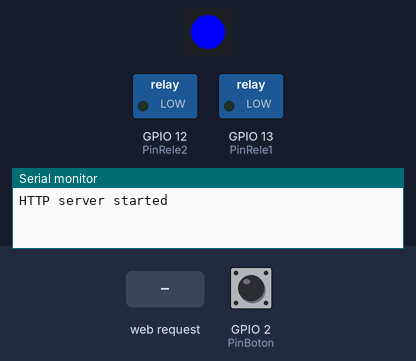
The sketch below on a simulated ESP8266 (NodeMCU). On the bench: 1 RGB LEDs in strip order, left to right, switched loads named in the sketch (green lamp = pin HIGH), the last lines printed to the serial monitor. Inputs (shaded band) come from the test bench; at power-on: GPIO 2 (PinBoton) HIGH.

Above: at 1.4 s.
1.5 s: GPIO 2 (PinBoton) pulled LOW for 3.2 s
At 5.9 s:
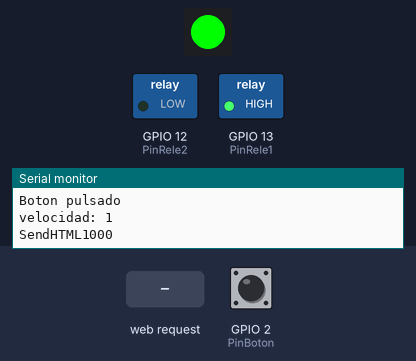
7.0 s: HTTP request GET /rel3on received
At 8.1 s:
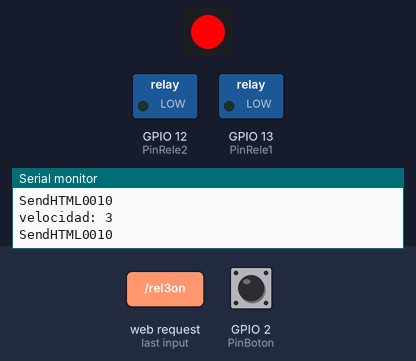
8.5 s: HTTP request GET /rel1on received
At 9.3 s:
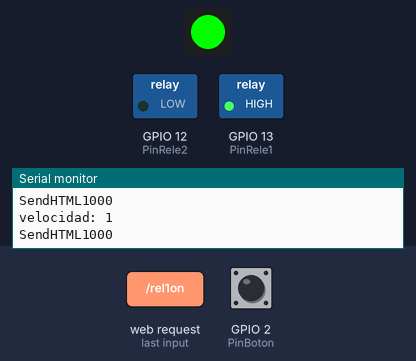
10.0 s: HTTP request GET /rel2on received
At 10.5 s:
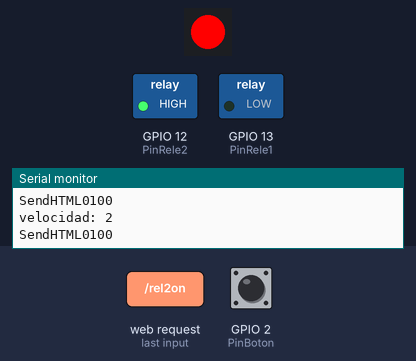
Timing chart, 0 to 12.5 s (numbered marks = the images above; inputs shaded):
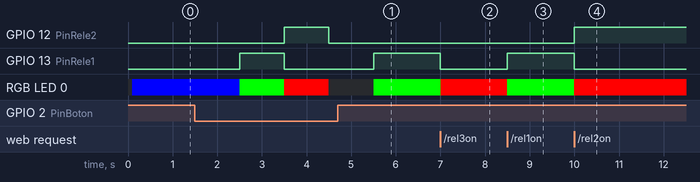

The sketch:

removir.ino
```cpp
#include <Adafruit_NeoPixel.h>
#include <ESP8266WiFi.h>
#include <ESP8266WebServer.h>
#include "settings.h"

/* IP direcciones */
IPAddress local_ip(192,168,1,1);
IPAddress gateway(192,168,1,1);
IPAddress subnet(255,255,255,0);

ESP8266WebServer server(80);

/* variables */
int period = 10000;
int time_now = 0;
boolean BotonPulsado = 0;
int velocidad = 0;
int pvelocidad = 0;
bool REL1status = LOW;
bool REL2status = LOW;
bool REL3status = LOW;
bool REL4status = LOW;

/* Configuración led NEOPIXEL */
Adafruit_NeoPixel pixels_STRIP_1  = Adafruit_NeoPixel(NUMPIXELS_STRIP_1, PIN_STRIP_1, NEO_GRB + NEO_KHZ800);

void setup() {
  Serial.begin(115200);

  /* Activación de la wifi */
  WiFi.softAP(ssid, password);
  WiFi.softAPConfig(local_ip, gateway, subnet);
  delay(100);

  server.on("/", handle_OnConnect);
  server.on("/rel1on", handle_rel1on);
  server.on("/rel1off", handle_rel1off);
  server.on("/rel2on", handle_rel2on);
  server.on("/rel2off", handle_rel2off);
  server.on("/rel3on", handle_rel3on);
  server.on("/rel3off", handle_rel3off);
  server.on("/rel4on", handle_rel4on);
  server.on("/rel4off", handle_rel4off);
  server.onNotFound(handle_NotFound);

  server.begin();
  Serial.println("HTTP server started");

  /* Iniciar RELEs */
  switch (velocidades) {
  case 4:
    pinMode(PinRele4 , OUTPUT);
    digitalWrite(PinRele4, LOW );
  case 3:
    pinMode(PinRele3 , OUTPUT);
    digitalWrite(PinRele3, LOW );
  case 2:
    pinMode(PinRele2 , OUTPUT);
    digitalWrite(PinRele2, LOW );
  case 1:
    pinMode(PinRele1 , OUTPUT);
    digitalWrite(PinRele1, LOW );
  }

  /* Iniciar pulsador */
  pinMode(PinBoton , INPUT);

  /* Iniciar NEOPIXEL */
  pixels_STRIP_1.begin(); // This initializes the NeoPixel library.
  for(int i=0;i<NUMPIXELS_STRIP_1;i++){
     pixels_STRIP_1.setPixelColor(i, pixels_STRIP_1.Color(0,0,255)); // blue color.
     pixels_STRIP_1.show(); // This sends the updated pixel color to the hardware.
     delay (100);
  }
}

void loop() {
  server.handleClient();

  /* Comandos desde la página web */
  if(REL1status){
    velocidad = 1;
    }
  else {
    if(REL2status){
      velocidad = 2;
      }
    else {
      if(REL3status){
        velocidad = 3;
        }
      else {
        if(REL4status){
          velocidad = 4;
          }
        else {
          velocidad = 0;
        }
      }
    }
  }

  /* Comandos desde el botón */
  BotonPulsado = digitalRead(PinBoton);
  if (BotonPulsado == LOW) {
    Serial.println("Boton pulsado");
    velocidad += 1;
    delay (EsperaCambio);
    if (velocidad == velocidades+1) {
      velocidad = 0;
    }
  }

  switch (velocidad) {
    case 0:
      REL1status = LOW;
      REL2status = LOW;
      REL3status = LOW;
      REL4status = LOW;
      digitalWrite(PinRele1, LOW );
      digitalWrite(PinRele2, LOW );
      digitalWrite(PinRele3, LOW );
      digitalWrite(PinRele4, LOW );
      break;
    case 1:
      REL1status = HIGH;
      REL2status = LOW;
      REL3status = LOW;
      REL4status = LOW;
      digitalWrite(PinRele1, HIGH );
      digitalWrite(PinRele2, LOW );
      digitalWrite(PinRele3, LOW );
      digitalWrite(PinRele4, LOW );
      break;
    case 2:
      REL1status = LOW;
      REL2status = HIGH;
      REL3status = LOW;
      REL4status = LOW;
      digitalWrite(PinRele1, LOW );
      digitalWrite(PinRele2, HIGH );
      digitalWrite(PinRele3, LOW );
      digitalWrite(PinRele4, LOW );
      break;
    case 3:
      REL1status = LOW;
      REL2status = LOW;
      REL3status = HIGH;
      REL4status = LOW;
      digitalWrite(PinRele1, LOW );
      digitalWrite(PinRele2, LOW );
      digitalWrite(PinRele3, HIGH );
      digitalWrite(PinRele4, LOW );
      break;
    case 4:
      REL1status = LOW;
      REL2status = LOW;
      REL3status = LOW;
      REL4status = HIGH;
      digitalWrite(PinRele1, LOW );
      digitalWrite(PinRele2, LOW );
      digitalWrite(PinRele3, LOW );
      digitalWrite(PinRele4, HIGH );
      break;
  }
  if (velocidad != pvelocidad) {
    Serial.print("velocidad: ");
    Serial.println(velocidad);
    server.send(200, "text/html", SendHTML(REL1status,REL2status,REL3status,REL4status));
    leds ();
    pvelocidad = velocidad;
  }
}

void leds(){
  if (LEDsBinarios) {
    if (velocidad == 0) {
      pixels_STRIP_1.fill(pixels_STRIP_1.Color(0, 0, 0),0, pixels_STRIP_1.numPixels()); // black
    } else {
      if (velocidad == 1) {
        pixels_STRIP_1.fill(pixels_STRIP_1.Color(0,255,0),0, pixels_STRIP_1.numPixels()); // green
      } else {
        pixels_STRIP_1.fill(pixels_STRIP_1.Color(255,0,0),0, pixels_STRIP_1.numPixels()); // red
      }
    }
  } else {
    if (velocidad == 0) {
      pixels_STRIP_1.fill(pixels_STRIP_1.Color(0, 0, 0),0, pixels_STRIP_1.numPixels()); // black
    } else {
      if (velocidad == 4) {
        pixels_STRIP_1.fill(pixels_STRIP_1.Color(255, 255, 255),0, pixels_STRIP_1.numPixels()); // white
      } else {
        for(int i=0;i<NUMPIXELS_STRIP_1;i++){
          pixels_STRIP_1.setPixelColor(i, pixels_STRIP_1.Color(0,0,255)); // blue color.
        }
        switch (velocidad) {
          case 3:
            pixels_STRIP_1.setPixelColor(2, pixels_STRIP_1.Color(255,255,255)); // blue color.
            pixels_STRIP_1.setPixelColor(3, pixels_STRIP_1.Color(255,255,255)); // blue color.
            pixels_STRIP_1.setPixelColor(11, pixels_STRIP_1.Color(255,255,255)); // blue color.
            pixels_STRIP_1.setPixelColor(12, pixels_STRIP_1.Color(255,255,255)); // blue color.
          case 2:
            pixels_STRIP_1.setPixelColor(4, pixels_STRIP_1.Color(255,255,255)); // blue color.
            pixels_STRIP_1.setPixelColor(5, pixels_STRIP_1.Color(255,255,255)); // blue color.
            pixels_STRIP_1.setPixelColor(9, pixels_STRIP_1.Color(255,255,255)); // blue color.
            pixels_STRIP_1.setPixelColor(10, pixels_STRIP_1.Color(255,255,255)); // blue color.
          case 1:
            pixels_STRIP_1.setPixelColor(6, pixels_STRIP_1.Color(255,255,255)); // blue color.
            pixels_STRIP_1.setPixelColor(7, pixels_STRIP_1.Color(255,255,255)); // blue color.
            pixels_STRIP_1.setPixelColor(8, pixels_STRIP_1.Color(255,255,255)); // blue color.
        }
      }
    }
  }
  pixels_STRIP_1.show(); // This sends the updated pixel color to the hardware.
}

void handle_OnConnect() {
  REL1status = LOW;
  REL2status = LOW;
  REL3status = LOW;
  REL4status = LOW;
  Serial.println("handle_OnConnect");
  server.send(200, "text/html", SendHTML(REL1status,REL2status,REL3status,REL4status));
}

void handle_rel1on() {
  REL1status = HIGH;
  REL2status = LOW;
  REL3status = LOW;
  REL4status = LOW;
  Serial.println("handle_rel1on");
  server.send(200, "text/html", SendHTML(true,REL2status,REL3status,REL4status));
}
void handle_rel1off() {
  REL1status = LOW;
  Serial.println("handle_rel1off");
  server.send(200, "text/html", SendHTML(false,REL2status,REL3status,REL4status));
}

void handle_rel2on() {
  REL1status = LOW;
  REL2status = HIGH;
  REL3status = LOW;
  REL4status = LOW;
  Serial.println("handle_rel2on");
  server.send(200, "text/html", SendHTML(REL1status,true,REL3status,REL4status));
}
void handle_rel2off() {
  REL2status = LOW;
  Serial.println("handle_rel2off");
  server.send(200, "text/html", SendHTML(REL1status,false,REL3status,REL4status));
}

void handle_rel3on() {
  REL1status = LOW;
  REL2status = LOW;
  REL3status = HIGH;
  REL4status = LOW;
  Serial.println("handle_rel3on");
  server.send(200, "text/html", SendHTML(REL1status,REL2status,true,REL4status));
}
void handle_rel3off() {
  REL3status = LOW;
  Serial.println("handle_rel3off");
  server.send(200, "text/html", SendHTML(REL1status,REL2status,false,REL4status));
}

void handle_rel4on() {
  REL1status = LOW;
  REL2status = LOW;
  REL3status = LOW;
  REL4status = HIGH;
  Serial.println("handle_rel4on");
  server.send(200, "text/html", SendHTML(REL1status,REL2status,REL3status,true));
}
void handle_rel4off() {
  REL4status = LOW;
  Serial.println("handle_rel4off");
  server.send(200, "text/html", SendHTML(REL1status,REL2status,REL3status,false));
}

void handle_NotFound(){
  server.send(404, "text/plain", "Not found");
}

String SendHTML(uint8_t rel1stat,uint8_t rel2stat,uint8_t rel3stat,uint8_t rel4stat){
  Serial.print("SendHTML");
  Serial.print(rel1stat);
  Serial.print(rel2stat);
  Serial.print(rel3stat);
  Serial.println(rel4stat);

  String ptr = "<!DOCTYPE html> <html>\n";
  ptr +="<head><meta name=\"viewport\" content=\"width=device-width, initial-scale=1.0, user-scalable=no\">\n";
  ptr +="<title>Removir</title>\n";
  ptr +="<style>html { font-family: Helvetica; display: inline-block; margin: 0px auto; text-align: center;}\n";
  ptr +="body{margin-top: 50px;} h1 {color: #444444;margin: 50px auto 30px;} h3 {color: #444444;margin-bottom: 50px;}\n";
  ptr +=".button {display: block;width: 80px;background-color: #1abc9c;border: none;color: white;padding: 13px 30px;text-decoration: none;font-size: 25px;margin: 0px auto 5px;cursor: pointer;border-radius: 4px;}\n";
  ptr +=".button-on {background-color: #1abc9c;}\n";
  ptr +=".button-on:active {background-color: #16a085;}\n";
  ptr +=".button-off {background-color: #34495e;}\n";
  ptr +=".button-off:active {background-color: #2c3e50;}\n";
  ptr +="p {font-size: 14px;color: #888;margin-bottom: 10px;}\n";
  ptr +="</style>\n";
  ptr +="</head>\n";
  ptr +="<body>\n";
  ptr +="<h1>Removir</h1>\n";
  ptr +="<h2>Filtro HEPA de reciclaje</h2>\n";
  ptr +="<h3>Velocidad del motor:</h3>\n";
  switch (velocidades) {
  case 4:
    if(rel4stat)
        {ptr +="<a class=\"button button-off\" href=\"/rel4off\">OFF</a>\n";}
    else
        {ptr +="<a class=\"button button-on\" href=\"/rel4on\">4</a>\n";}
  case 3:
    if(rel3stat)
        {ptr +="<a class=\"button button-off\" href=\"/rel3off\">OFF</a>\n";}
    else
        {ptr +="<a class=\"button button-on\" href=\"/rel3on\">3</a>\n";}
  case 2:
    if(rel2stat)
      {ptr +="<a class=\"button button-off\" href=\"/rel2off\">OFF</a>\n";}
    else
      {ptr +="<a class=\"button button-on\" href=\"/rel2on\">2</a>\n";}
  case 1:
    if(rel1stat)
      {ptr +="<a class=\"button button-off\" href=\"/rel1off\">OFF</a>\n";}
    else
      {ptr +="<a class=\"button button-on\" href=\"/rel1on\">1</a>\n";}
  }
  ptr +="</body>\n";
  ptr +="</html>\n";
  return ptr;
}
```

settings.h
```cpp
/* Configutraciones del Removir */

// SSID y clave de la wifi que sirve
const char* ssid = "Removir";
const char* password = "12345678";

// MOTOR
const int velocidades = 2; // de 1 a 4
const int PinRele1 = 13;
const int PinRele2 = 12;
const int PinRele3 = 14;
const int PinRele4 = 16;

// LEDs
const int PIN_STRIP_1 = 0;
/* Velocidad 1=verde, 2=rojo */
	const bool LEDsBinarios = true;
	const int NUMPIXELS_STRIP_1 = 1;
/* Escala de blanco sobre azul 4 velocidades */
	//const bool LEDsBinarios = false;
	//const int NUMPIXELS_STRIP_1 = 15; // No modificar

// Otros parámetros
const int EsperaCambio = 1000; //milisegundos
const int PinBoton = 2;
```

Measured:
- after the input at 1.5 s, GPIO 12 (PinRele2): LOW → HIGH after 2.0 s, → LOW 1.0 s later; GPIO 13 (PinRele1): LOW → HIGH after 1.0 s, → LOW 1.0 s later, → HIGH 2.0 s later; RGB LED 0: RGB(0, 0, 255) → RGB(0, 255, 0) after 1.0 s, → RGB(255, 0, 0) 1.0 s later, → off 1.0 s later, → RGB(0, 255, 0) 1.0 s later
- after the input at 7.0 s, GPIO 13 (PinRele1): HIGH → LOW at once; RGB LED 0: RGB(0, 255, 0) → RGB(255, 0, 0) at once
- after the input at 8.5 s, GPIO 13 (PinRele1): LOW → HIGH at once; RGB LED 0: RGB(255, 0, 0) → RGB(0, 255, 0) at once
- after the input at 10.0 s, GPIO 12 (PinRele2): LOW → HIGH at once; GPIO 13 (PinRele1): HIGH → LOW at once; RGB LED 0: RGB(0, 255, 0) → RGB(255, 0, 0) at once
